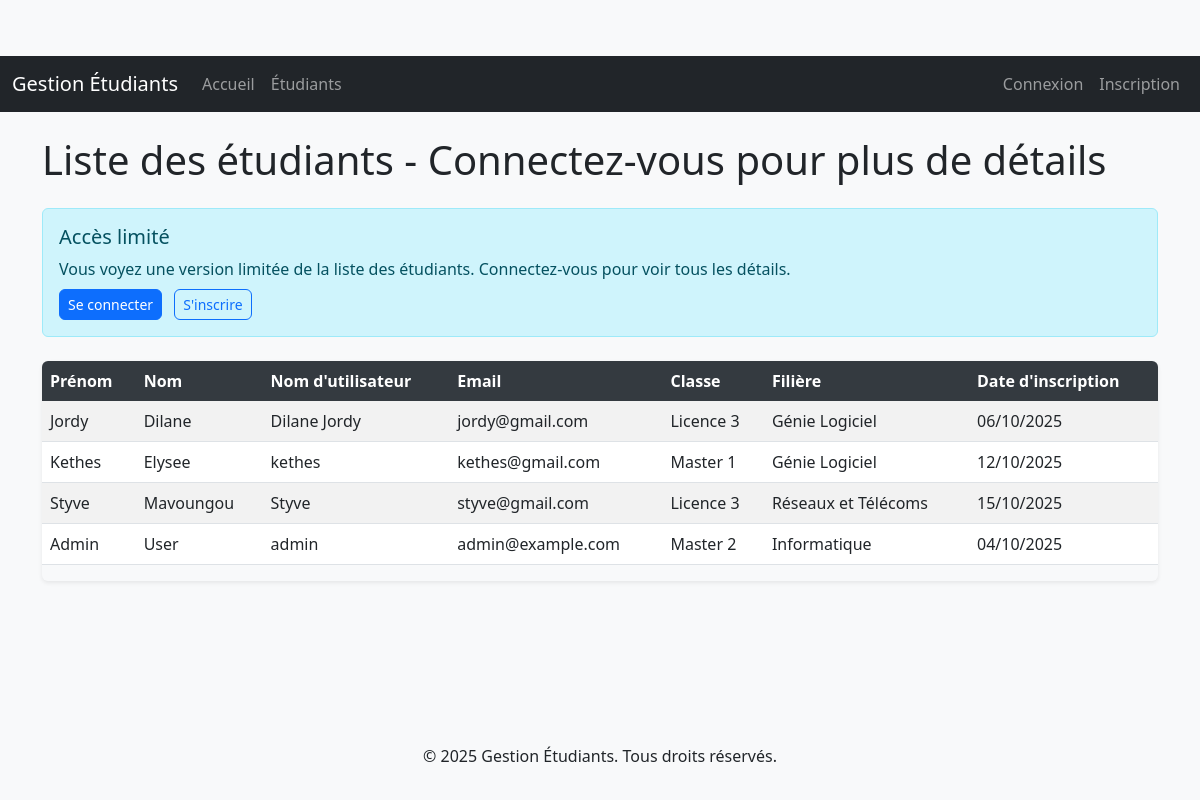
/etudiants, run on the app's committed database.
### models.py (models this page shows, shortened)
class User(db.Model, UserMixin):
    id = db.Column(db.Integer, primary_key=True)
    username = db.Column(db.String(20), unique=True, nullable=False)
    email = db.Column(db.String(120), unique=True, nullable=False)
    password_hash = db.Column(db.String(128), nullable=False)
    is_admin = db.Column(db.Boolean, default=False)
    first_name = db.Column(db.String(50), nullable=False)
    last_name = db.Column(db.String(50), nullable=False)
    class_level = db.Column(db.String(10), nullable=False)
    filiere = db.Column(db.String(50), nullable=False)
    date_registered = db.Column(db.DateTime, nullable=False, default=datetime.utcnow)

### app.py (the view)
@app.route("/etudiants")
def students():
    if current_user.is_authenticated:
        users = User.query.order_by(User.last_name.asc()).all()
        title = "Liste de tous les étudiants"
    else:
        users = User.query.order_by(User.last_name.asc()).all()
        title = "Liste des étudiants - Connectez-vous pour plus de détails"
    return render_template("etudiants.html", title=title, users=users, CLASSES=CLASSES, FILIERES=FILIERES)

### templates/etudiants.html (shortened to what this page needs)
{% extends "base.html" %}
{% block content %}
    <div class="d-flex justify-content-between align-items-center mb-4">
        <h1 class="mb-0">{{ title }}</h1>
    </div>
    {% if not current_user.is_authenticated %}
    <div class="alert alert-info mb-4">
        <h5>Accès limité</h5>
        <p class="mb-2">Vous voyez une version limitée de la liste des étudiants. Connectez-vous pour voir tous les détails.</p>
        <a href="{{ url_for('login') }}" class="btn btn-primary btn-sm me-2">Se connecter</a>
        <a href="{{ url_for('register') }}" class="btn btn-outline-primary btn-sm">S'inscrire</a>
    </div>
    {% endif %}
    {% if users %}
        <div class="table-responsive">
            <table class="table table-striped table-hover">
                <thead class="table-dark">
                    <tr>
                        <th>Prénom</th>
                        <th>Nom</th>
                        <th>Nom d'utilisateur</th>
                        <th>Email</th>
                        <th>Classe</th>
                        <th>Filière</th>
                        <th>Date d'inscription</th>
                    </tr>
                </thead>
                <tbody>
                    {% for user in users %}
                        <tr>
                            <td>{{ user.first_name }}</td>
                            <td>{{ user.last_name }}</td>
                            <td>{{ user.username }}</td>
                            <td>{{ user.email }}</td>
                            <td>
                                {% for code, name in CLASSES %}
                                    {% if code == user.class_level %}
                                        {{ name }}
                                    {% endif %}
                                {% endfor %}
                            </td>
                            <td>
                                {% for code, name in FILIERES %}
                                    {% if code == user.filiere %}
                                        {{ name }}
                                    {% endif %}
                                {% endfor %}
                            </td>
                            <td>{{ user.date_registered.strftime('%d/%m/%Y') }}</td>
                        </tr>
                    {% endfor %}
                </tbody>
            </table>
        </div>
    {% else %}
        <p class="alert alert-info">Aucun étudiant enregistré pour le moment.</p>
    {% endif %}
{% endblock content %}

### templates/base.html (shortened to what this page needs)
<!DOCTYPE html>
<html lang="fr">
<head>
    <link href="https://cdn.jsdelivr.net/npm/bootstrap@5.3.0/dist/css/bootstrap.min.css" rel="stylesheet">
    <link rel="stylesheet" href="{{ url_for('static', filename='css/style.css') }}">
</head>
<body>
    <header class="mb-4">
        <nav class="navbar navbar-expand-lg navbar-dark bg-dark">
            <div class="container-fluid">
                <a class="navbar-brand" href="{{ url_for('home') }}">Gestion Étudiants</a>
                <div class="collapse navbar-collapse" id="navbarNav">
                    <ul class="navbar-nav me-auto">
                        <li class="nav-item">
                            <a class="nav-link" href="{{ url_for('home') }}">Accueil</a>
                        </li>
                        <li class="nav-item">
                            <a class="nav-link" href="{{ url_for('students') }}">Étudiants</a>
                        </li>
                    </ul>
                    <ul class="navbar-nav">
                        {% if current_user.is_authenticated %}
                            <li class="nav-item">
                                <a class="nav-link" href="{{ url_for('students') }}">Bonjour, {{ current_user.first_name }}</a>
                            </li>
                            <li class="nav-item">
                                <a class="nav-link" href="{{ url_for('logout') }}">Déconnexion</a>
                            </li>
                        {% else %}
                            <li class="nav-item">
                                <a class="nav-link" href="{{ url_for('login') }}">Connexion</a>
                            </li>
                            <li class="nav-item">
                                <a class="nav-link" href="{{ url_for('register') }}">Inscription</a>
                            </li>
                        {% endif %}
                    </ul>
                </div>
            </div>
        </nav>
    </header>
    <main role="main" class="container">
        {% block content %}{% endblock %}
    </main>
    <footer class="mt-5 py-3 bg-light text-center">
        <div class="container">
            <p>&copy; 2025 Gestion Étudiants. Tous droits réservés.</p>
        </div>
    </footer>
</body>
</html>

### static/css/style.css (style rules this page uses)
body { padding-top: 56px; min-height: 100vh; display: flex; flex-direction: column; background-color: #f8f9fa; }
main { flex: 1; }
.alert { margin-top: 1rem; }
.table-responsive { border-radius: 0.375rem; box-shadow: 0 0.125rem 0.25rem rgba(0, 0, 0, 0.075); }
.table thead th { background-color: #343a40; color: white; border: none; }
.btn { border-radius: 0.375rem; }

### data on the page
User: first_name "Jordy", last_name "Dilane", username "Dilane Jordy", email "jordy@gmail.com", CLASSES "Licence 3", FILIERES "Génie Logiciel", date_registered "06/10/2025"
User: first_name "Kethes", last_name "Elysee", username "kethes", email "kethes@gmail.com", CLASSES "Master 1", FILIERES "Génie Logiciel", date_registered "12/10/2025"
User: first_name "Styve", last_name "Mavoungou", username "Styve", email "styve@gmail.com", CLASSES "Licence 3", FILIERES "Réseaux et Télécoms", date_registered "15/10/2025"
User: first_name "Admin", last_name "User", username "admin", email "admin@example.com", CLASSES "Master 2", FILIERES "Informatique", date_registered "04/10/2025"

### other printed values
{{ title }} "Liste des étudiants - Connectez-vous pour plus de détails"
